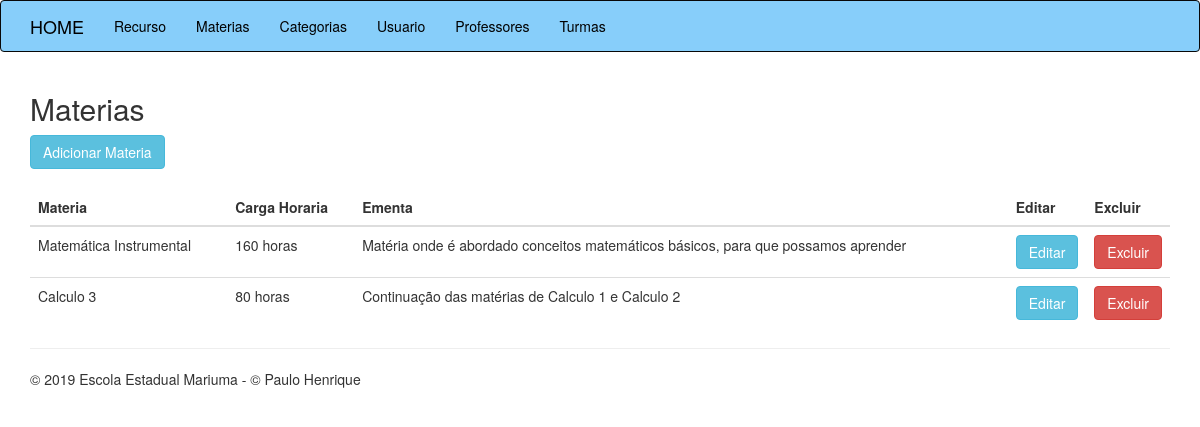
Before: /materias.php with the older database file.
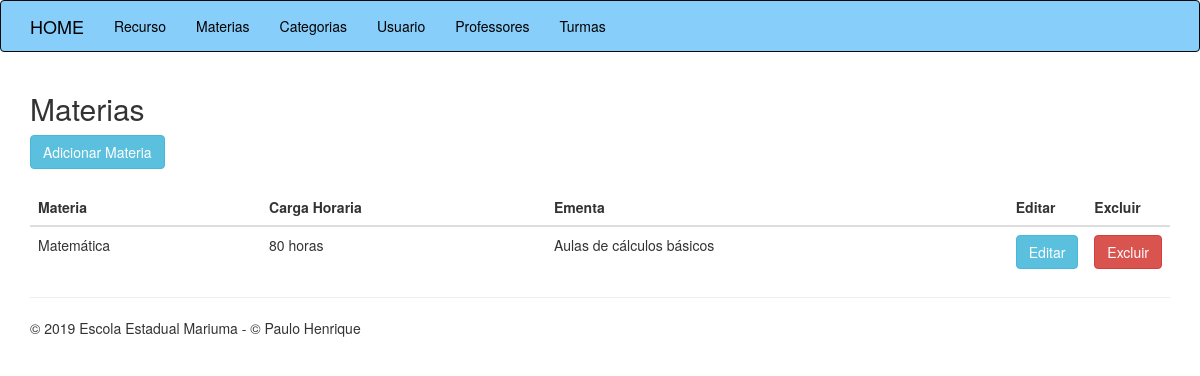
After: the same page with the newer database file.
### tables this page shows
CREATE TABLE `tb_materias` (
  `id` int(11) NOT NULL,
  `materia` varchar(50) NOT NULL,
  `carga_horaria` varchar(10) NOT NULL,
  `ementa` text NOT NULL
);

### classes/Materia.php (called while the page is built, shortened)
<?php
class Materia{
    public function listarMaterias(){
        $conexao = new PDO("mysql:host=127.0.0.1; dbname=escola","root","");
        $query = "SELECT id, materia, carga_horaria, ementa FROM tb_materias";
        $resultado = $conexao->query($query);
        $lista = $resultado->fetchAll();
        return $lista;
    }
}
?>

### materias.php (the view)
<?php
    require_once 'cabecalho.php';
    require_once 'classes/Materia.php';
    $materia = new Materia();
    $listaMateria = $materia->listarMaterias();
?>
<h2>Materias</h2>
<a href="materias-criar.php"  class="btn btn-info">Adicionar Materia</a>
<br><br>
<table class="table">
    <thead>
        <th>Materia</th>
        <th>Carga Horaria</th>
        <th>Ementa</th>
        <th class="acao" >Editar</th>
        <th class="acao">Excluir</th>
    </thead>
    <tbody>
        <?php foreach($listaMateria as $linha){?>
            <tr>
                <td><?php echo $linha['materia'];?></td>
                <td><?php echo $linha['carga_horaria'];?> horas</td>
                <td><?php echo $linha['ementa'];?></td>
                <td><a href="materias-editar.php?CODIGO=<?php echo $linha['id'];?>" class="btn btn-info">Editar</a></td>
                <td><a href="materias-excluir.php?CODIGO=<?php echo $linha['id'];?>" class="btn btn-danger">Excluir</a></td>
            </tr>
        <?php }?>
    </tbody>
</table>
<?php require_once 'rodape.php'?>

Changed rows visible on the page:
removed tb_materias: materia "Matemática Instrumental", carga_horaria "160", ementa "Matéria onde é abordado conceitos matemáticos básicos, para que possamos aprender"
removed tb_materias: materia "Calculo 3", carga_horaria "80", ementa "Continuação das matérias de Calculo 1 e Calculo 2"
added tb_materias: materia "Matemática", carga_horaria "80", ementa "Aulas de cálculos básicos"
